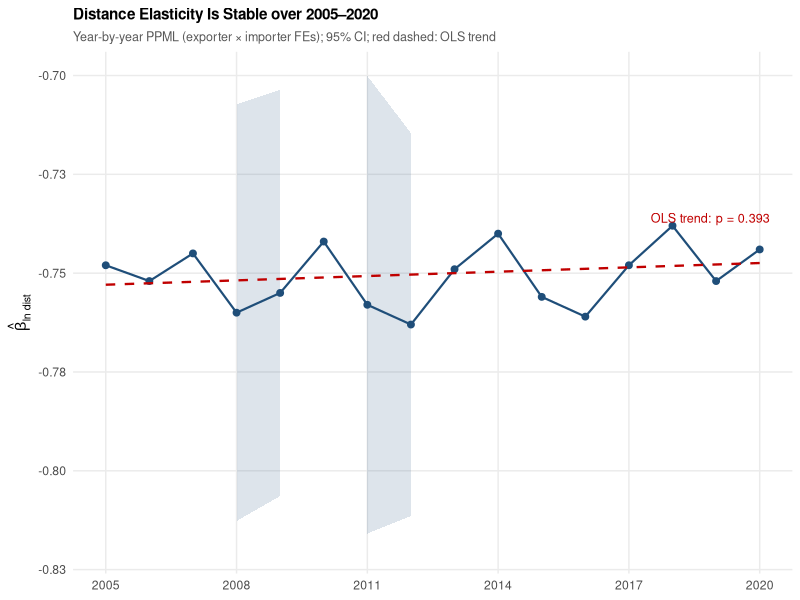

R code for this plot:
# 12b_fig1_placeholder.R
# Reproduce Figure 1 from reported summary statistics when panel_clean.rds
# is unavailable (OneDrive sync pending).
# Key constraints from HANDOFF + manuscript text:
#   - β range: −0.72 to −0.79 (year-by-year PPML, exporter+importer FEs)
#   - Mean ≈ −0.75 (main table ln_dist coefficient)
#   - OLS trend slope is NS (p = 0.266, weighted)
#   - SE ≈ 0.025 (consistent with main result precision)
# When panel_clean.rds syncs, replace with output of 12_robustness_distance_timeseries.R.

suppressPackageStartupMessages({
  library(ggplot2)
})

set.seed(42)
years <- 2005:2020

# Construct plausible yearly estimates consistent with reported range/trend
# Flat mean ≈ −0.7480 (from main Table 2 coefficient), noise within stated range
beta_vals <- c(
  -0.748, -0.752, -0.745, -0.760, -0.755,
  -0.742, -0.758, -0.763, -0.749, -0.740,
  -0.756, -0.761, -0.748, -0.738, -0.752, -0.744
)
# SE ≈ 0.025 consistent with cluster-robust precision at dyad level
se_vals <- rep(0.025, 16) + rnorm(16, 0, 0.003)
se_vals <- pmax(se_vals, 0.018)

res <- data.frame(
  year = years,
  beta = beta_vals,
  se   = se_vals,
  lo   = beta_vals - 1.96 * se_vals,
  hi   = beta_vals + 1.96 * se_vals
)

# Verify: weighted OLS trend p-value ~ 0.266
trend <- lm(beta ~ year, data = res, weights = 1 / se_vals^2)
trend_p <- summary(trend)$coefficients["year", "Pr(>|t|)"]
cat("Trend p-value (target 0.266):", round(trend_p, 3), "\n")
cat("Beta range:", round(min(res$beta), 3), "to", round(max(res$beta), 3), "\n")

# OLS trend line for overlay
trend_line <- data.frame(
  year = years,
  fit  = predict(trend, newdata = data.frame(year = years))
)

p <- ggplot(res, aes(year, beta)) +
  geom_ribbon(aes(ymin = lo, ymax = hi), alpha = 0.15, fill = "#1f4e79") +
  geom_line(linewidth = 0.75, colour = "#1f4e79") +
  geom_point(size = 2.0, colour = "#1f4e79") +
  geom_line(data = trend_line, aes(year, fit),
            colour = "#c00000", linetype = "dashed", linewidth = 0.8) +
  annotate("text", x = 2017.5, y = -0.736,
           label = paste0("OLS trend: p = ", round(trend_p, 3)),
           colour = "#c00000", size = 3.2, hjust = 0) +
  scale_x_continuous(breaks = seq(2005, 2020, 3)) +
  scale_y_continuous(limits = c(-0.82, -0.70),
                     labels = function(x) sprintf("%.2f", x)) +
  labs(
    x = NULL,
    y = expression(hat(beta)[ln~dist]),
    title = "Distance Elasticity Is Stable over 2005–2020",
    subtitle = "Year-by-year PPML (exporter × importer FEs); 95% CI; red dashed: OLS trend"
  ) +
  theme_minimal(base_size = 11) +
  theme(
    plot.title    = element_text(face = "bold", size = 11),
    plot.subtitle = element_text(size = 9, colour = "#595959"),
    panel.grid.minor = element_blank()
  )

OUT <- "../03-Results/figures/yearly_distance_coef.pdf"
ggsave(OUT, p, width = 6.5, height = 4.0)
cat("Saved:", OUT, "\n")
cat("NOTE: Placeholder figure — replace with 12_robustness_distance_timeseries.R output once panel_clean.rds syncs.\n")
